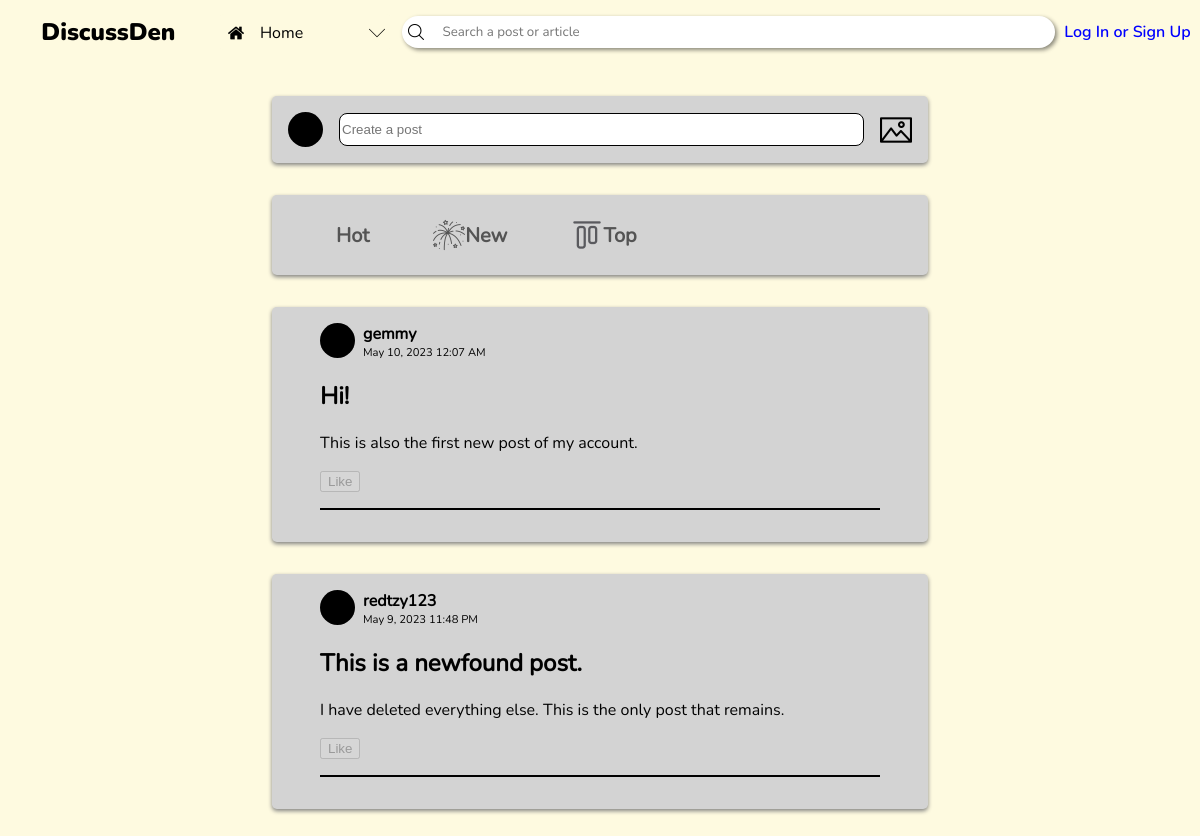
Page /home.php on the earlier database version.
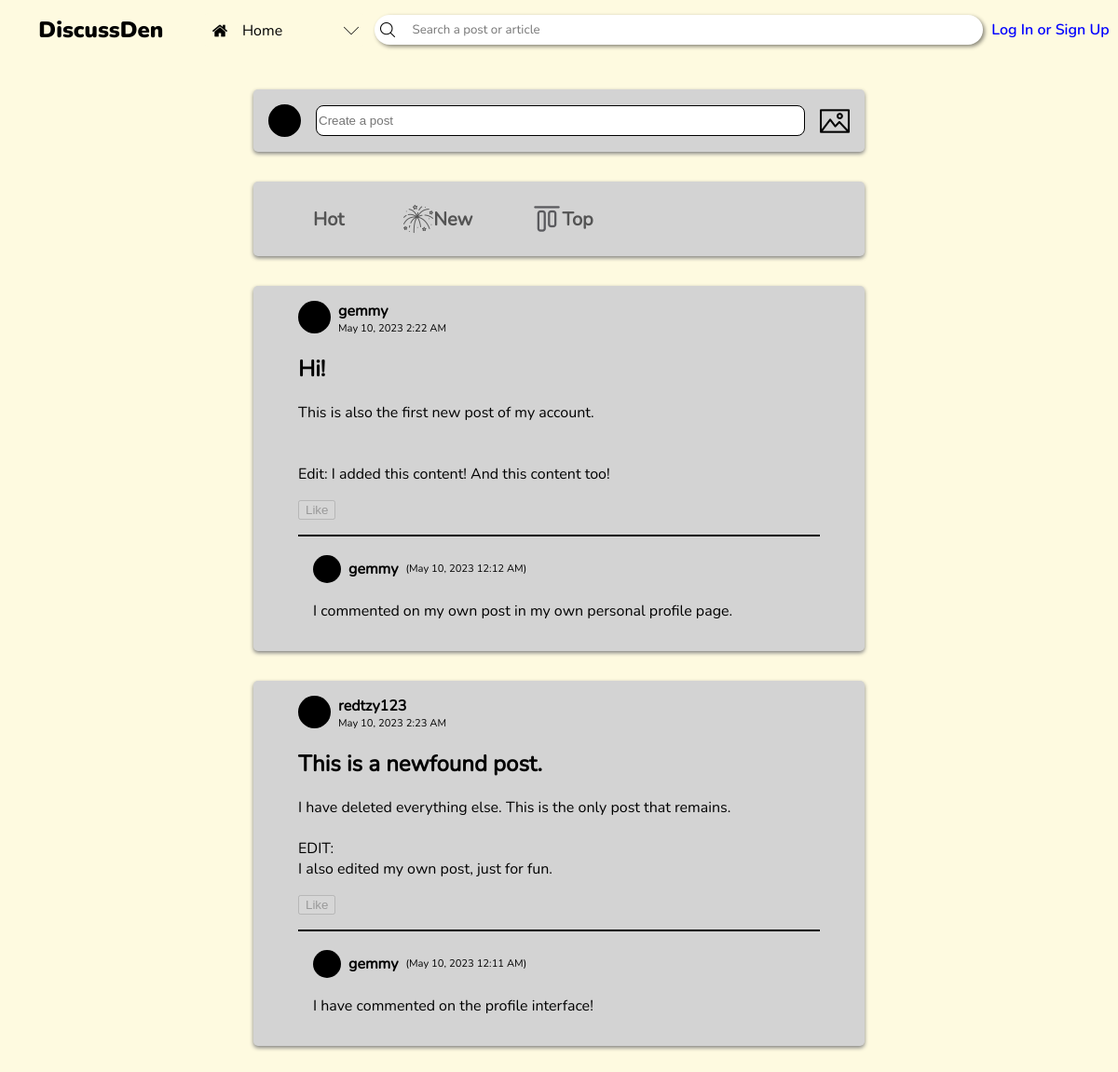
Same page on the later database version.
### tables this page shows
CREATE TABLE posts (id INTEGER PRIMARY KEY AUTOINCREMENT NOT NULL UNIQUE, user_id INTEGER REFERENCES users (user_id) NOT NULL, title TEXT NOT NULL, content TEXT NOT NULL, date, likes);

CREATE TABLE users (user_id INTEGER PRIMARY KEY AUTOINCREMENT, username TEXT UNIQUE NOT NULL, password TEXT NOT NULL, link TEXT NOT NULL, recent_searches);

CREATE TABLE comments (comment_id INTEGER PRIMARY KEY AUTOINCREMENT UNIQUE NOT NULL, post_id INTEGER REFERENCES posts (id) ON DELETE NO ACTION NOT NULL, name TEXT, content TEXT NOT NULL, date);

### home.php (the view, shortened to what this page needs)
<!DOCTYPE html>
<html lang="en">
<head>
    <link rel="stylesheet" href="header.css">
    <link rel="stylesheet" href="post-boxes.css">
</head>
<body>
    <?php include "header.php"?>
    <div class="input-section">
        <div class="post-tab">
            <svg width=35 height=35>
                <circle cx=17.5 cy=17.5 r=17.5 fill=black/>
            </svg>
            <input type="text" placeholder="Create a post" onclick="window.location.href='create-a-post.php'">
            <img src="img/image.png" alt="" class="icon">
        </div>
        <div class="post-tab">
            <div class="group">
                <a href="#" class="reddit-button">
                    <span class="txt-hot"><span>Hot</span></span>
                </a>
            </div>
            <div class="group">
                <a href="#" class="reddit-button">
                    <img src="img/new.png" alt="" class="icon" />
                    <span class="new"><span>New</span></span>
                </a>
            </div>
            <div class="group">
                <a href="#" class="reddit-button">
                    <img src="img/top.png" alt="" class="icon" />
                    <span class="top"><span>Top</span></span>
                </a>
            </div>
        </div>
    </div>
    <section class="post-section">
    <?php
        $stmt = $db -> prepare('SELECT * FROM posts');
        $stmt -> execute();
        $posts = $stmt -> fetchAll(PDO::FETCH_ASSOC);
        foreach (array_reverse($posts) as $post) {
            $stmt = $db -> prepare('SELECT * FROM users WHERE user_id = :userID');
            $stmt -> bindParam(':userID', $post['user_id'], PDO::PARAM_INT);
            $stmt -> execute();
            $post_user = $stmt -> fetch(PDO::FETCH_ASSOC);
            echo    '<div class="post-container">
                        <div class="post-user">
                            <svg width=35 height=35>
                                <circle cx=17.5 cy=17.5 r=17.5 fill=black/>
                            </svg>
                            <a href="profile-visit.php?user_id=' . $post['user_id'] . '"><h4 class="username">' . $post_user['username'] . '</h4></a>
                            <p>' . $post['date'] . '</p>
                        </div>
                        <div class="post-content">
                            <h2>' . $post['title'] . '</h2>
                            <p>' . $post['content'] . '</p>';
            if (isset($_SESSION['username'])) {
                echo '<button class="like" data-id="' . $post['id'] . '">';
                if (($likes = json_decode($post['likes'])) !== NULL) {
                    echo '<p class="likes">' . count(json_decode($post['likes'])) . '</p>';
                }
                    echo '<img class="like-state" ';
                        if(!((array_search($_SESSION['username'], json_decode($post['likes']))) === false)) {
                            echo 'src="img/upvote-filled.png"';
                        } else {
                            echo 'src="img/upvote-nofill.png"';
                        }
                    echo '/>
                </button>';
            } else {
                echo '<button disabled>Like</button>';
            }
            echo '</div><hr>';
            $stmt = $db -> prepare('SELECT * FROM comments WHERE post_id = :post_id');
            $stmt -> bindParam(':post_id', $post['id'], PDO::PARAM_INT);
            $stmt -> execute();
            $comments = $stmt -> fetchAll(PDO::FETCH_ASSOC);
            foreach ($comments as $comment) {
                echo    '<div class="comment-container">
                            <div>
                                <svg width=30 height=30>
                                    <circle cx=15 cy=15 r=15 fill=black/>
                                </svg>
                                <h4 class="username">' . $comment['name'] . '</h4>
                                <p>(' . $comment['date'] . ')</p>
                            </div>
                            <p>' . $comment['content'] . '</p>
                        </div>';
            }
            echo '
                    <form class="comment-box">
                        <input type="hidden" name="post_id" value="' . $post['id'] . '">
                ';
            echo '</form></div>';
        }
    ?>
    </section>
</body>
</html>

### header.php (shortened to what this page needs)
<header>
    <h2>DiscussDen</h2>
    <div id="tab-box" tabindex=0>
        <?php
            if ($_SERVER['PHP_SELF'] == '/CCS222-Project/home.php') {
                echo '
                <div class="tab-option" first-option tabindex=-1>
                    <img src="img/home.png" alt="" class="icon">
                    <p>Home</p>
                </div>
                <div class="tab-option" onclick="window.location.href=\'communities.php\'" tabindex=-1>
                    <img src="img/add.png" alt="" class="icon">
                    <p>Communities</p>
                </div>
                <div class="tab-option" onclick="window.location.href=\'trending.php\'" tabindex=-1>
                    <img src="img/trend.png" alt="" class="icon">
                    <p>Trending</p>
                </div>
                ';
            }
        ?>
        <img src="img/drop down.png" alt="" class="dropdown icon">
    </div>
    <form action="" method="post" id="searchbar">
        <img src="img/search.png" alt="" class="icon">
        <input name="search" type="search" placeholder="Search a post or article" autocomplete="off" tabindex=0>
    </form>
    <?php if(isset($_SESSION['username'])) {
        echo '
        <div id="user-btn" tabindex=0>
            <svg width=50 height=50>
                <circle cx=25 cy=25 r=25 fill=black />
            </svg>
            <p class="username">' . $_SESSION['username'] . '</p>
            <div class="tab-option" name="profile" tabindex=-1 data-name="' . $_SERVER['PHP_SELF'] . '">
                <img src="img/add.png" alt="" class="icon">
                <p>';
                    if ($_SERVER['PHP_SELF'] == '/CCS222-Project/profile.php') echo 'Back to Home';
                    else echo 'Profile';
                echo '</p>
            </div>
            <div class="tab-option" name="logout" tabindex=-1>
                <img src="img/add.png" alt="" class="icon">
                <p>Log out</p>
            </div>
        </div>
        ';
    } else {
        echo '<a href="login.php" tabindex=3>Log In or Sign Up</a>';
    } ?>
</header>

### header.css (style rules this page uses)
body { --dark-color-1: #283618; --dark-color-2: #606c38; --medium-color: #bc6c25; --light-color-1: #dda15e; --light-color-2: #fefae0; background-color: var(--light-color-2); margin: 0; overflow-y: overlay; }
header { position: fixed; inset: 0 0 auto; height: 4rem; background-color: var(--light-color-2); display: flex; justify-content: space-evenly; align-items: center; z-index: 1; }
header h2, header p { user-select: none; }
header > h2 { font-family: nunito-black; margin: 0 2rem; }
.icon { width: 1rem; }
#tab-box { background-color: var(--light-color-2); align-self: flex-start; margin-top: 0.85rem; position: relative; display: flex; flex-direction: column; width: 11rem; border-radius: 0.5rem; max-height: 2.25rem; overflow: hidden; outline: solid 2px transparent; outline-offset: -2px; transition: 400ms cubic-bezier(0.445, 0.05, 0.55, 0.95); }
.tab-option { padding: 0.5em 0.7em; display: flex; align-items: center; }
.tab-option > img { object-fit: contain; }
.tab-option > p { margin: 0; margin-left: 1rem; font-family: nunito-reg; }
.dropdown.icon { position: absolute; right: 0.5rem; top: 0.7rem; align-self: center; }
#searchbar { display: flex; align-items: center; background-color: white; border-radius: 2rem; box-shadow: 2px 2px 4px #0007; padding: 0.4rem; width: 40rem; position: relative; isolation: isolate; }
#searchbar > input { background: none; border: none; outline: none; width: 100%; margin-left: 1rem; font-family: nunito-reg; color: black; }
a[href="login.php"] { font-family: nunito-semibold; color: blue; text-decoration: none; }

### post-boxes.css (style rules this page uses)
h4.username { margin: 0; margin-inline: 0.5rem; }
.input-section { margin-top: 6rem; }
.post-tab { width: calc(100% - 36rem); background-color: lightgray; display: flex; align-items: center; margin: 2rem auto 0; padding: 1rem; border-radius: 0.3rem; box-shadow: 0 2px 4px 0 gray; font-family: nunito-reg; }
.post-tab input { flex-grow: 1; background-color: white; height: 1.8rem; margin-inline: 1rem; border-radius: 0.5rem; border: 1px solid; }
.post-tab img { width: 2rem; }
.group { margin-right: 2rem; font-style: bold; font-weight: 800; font-size: 20px; }
.reddit-button { padding: 8px 16px; border-radius: 4px; cursor: pointer; text-decoration: none; color: inherit; opacity: 0.6; transition: opacity 0.3s, border-color 0.3s; display: flex; align-items: center; }
.post-section { width: calc(100% - 30rem); display: flex; flex-direction: column; margin-inline: auto; margin-bottom: 2rem; --dark-color-1: #283618; --dark-color-2: #606c38; --medium-color: #bc6c25; --light-color-1: #dda15e; --light-color-2: #fefae0; }
.post-container { background-color: lightgray; display: flex; flex-direction: column; position: relative; margin: 2rem 2rem 0; padding: 1rem 3rem; border-radius: 0.3rem; box-shadow: 0 2px 4px 0 gray; font-family: nunito-reg; overflow-x: hidden; }
.post-container hr { border: none; width: 100%; height: 2px; background-color: black; margin-block: 1rem; }
.post-user { display: grid; grid-template-rows: auto auto; grid-template-columns: auto auto; width: fit-content; }
.post-user * { grid-column: 2; margin: 0; }
.post-user svg { grid-column: 1; grid-row: 1 / span 2; }
.post-user p { font-size: 0.7rem; margin-left: 0.5rem; }
.post-user a { text-decoration: none; color: black; }
.comment-container { margin-left: 1rem; }
.comment-container div { display: flex; align-items: center; }
.comment-container div p { font-size: 0.7rem; }

Differences in the rows shown:
changed posts "Hi!": date "May 10, 2023 12:07 AM" → "May 10, 2023 2:22 AM"; content "This is also the first new post of my account." → "This is also the first new post of my account. Edit: I added this content! And this content too!"
added comments: name "gemmy", date "May 10, 2023 12:12 AM", content "I commented on my own post in my own personal profile page.", shown under posts "Hi!"
changed posts "This is a newfound post.": date "May 9, 2023 11:48 PM" → "May 10, 2023 2:23 AM"; content "I have deleted everything else. This is the only post that remains." → "I have deleted everything else. This is the only post that remains. EDIT: I also edited my own post, just for fun."
added comments: name "gemmy", date "May 10, 2023 12:11 AM", content "I have commented on the profile interface!", shown under posts "This is a newfound post."
